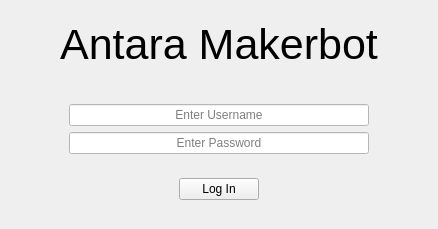
      <widget class="QWidget" name="login_page">
       <layout class="QGridLayout" name="gridLayout_25">
        <item row="0" column="1">
         <widget class="QFrame" name="login_frame">
          <property name="sizePolicy">
           <sizepolicy hsizetype="MinimumExpanding" vsizetype="Minimum">
            <horstretch>0</horstretch>
            <verstretch>0</verstretch>
           </sizepolicy>
          </property>
          <property name="minimumSize">
           <size>
            <width>0</width>
            <height>0</height>
           </size>
          </property>
          <property name="maximumSize">
           <size>
            <width>550</width>
            <height>710</height>
           </size>
          </property>
          <property name="styleSheet">
           <string notr="true"/>
          </property>
          <property name="frameShape">
           <enum>QFrame::NoFrame</enum>
          </property>
          <property name="frameShadow">
           <enum>QFrame::Raised</enum>
          </property>
          <layout class="QVBoxLayout" name="verticalLayout">
           <item>
            <widget class="QLabel" name="login_lbl">
             <property name="font">
              <font>
               <pointsize>32</pointsize>
              </font>
             </property>
             <property name="text">
              <string>Antara Makerbot</string>
             </property>
             <property name="alignment">
              <set>Qt::AlignCenter</set>
             </property>
            </widget>
           </item>
           <item>
            <widget class="QLabel" name="login_image_lbl">
             <property name="sizePolicy">
              <sizepolicy hsizetype="Preferred" vsizetype="MinimumExpanding">
               <horstretch>0</horstretch>
               <verstretch>0</verstretch>
              </sizepolicy>
             </property>
             <property name="minimumSize">
              <size>
               <width>0</width>
               <height>0</height>
              </size>
             </property>
             <property name="text">
              <string>&lt;html&gt;&lt;head/&gt;&lt;body&gt;&lt;p&gt;&lt;img src=&quot;:/300/img/300/kmd.png&quot;/&gt;&lt;/p&gt;&lt;/body&gt;&lt;/html&gt;</string>
             </property>
             <property name="alignment">
              <set>Qt::AlignCenter</set>
             </property>
            </widget>
           </item>
           <item>
            <widget class="QFrame" name="login_inputs_frame">
             <property name="styleSheet">
              <string notr="true">background-color: rgba(255, 255, 255, 0);</string>
             </property>
             <property name="frameShape">
              <enum>QFrame::NoFrame</enum>
             </property>
             <property name="frameShadow">
              <enum>QFrame::Raised</enum>
             </property>
             <layout class="QGridLayout" name="gridLayout_27">
              <item row="1" column="0">
               <widget class="QLineEdit" name="password_input">
                <property name="maximumSize">
                 <size>
                  <width>16777215</width>
                  <height>35</height>
                 </size>
                </property>
                <property name="palette">
                 <palette>
                  <active>
                   <colorrole role="WindowText">
                    <brush brushstyle="SolidPattern">
                     <color alpha="255">
                      <red>0</red>
                      <green>0</green>
                      <blue>0</blue>
                     </color>
                    </brush>
                   </colorrole>
                   <colorrole role="Button">
                    <brush brushstyle="SolidPattern">
                     <color alpha="255">
                      <red>255</red>
                      <green>255</green>
                      <blue>255</blue>
                     </color>
                    </brush>
                   </colorrole>
                   <colorrole role="Text">
                    <brush brushstyle="SolidPattern">
                     <color alpha="255">
                      <red>0</red>
                      <green>0</green>
                      <blue>0</blue>
                     </color>
                    </brush>
                   </colorrole>
                   <colorrole role="ButtonText">
                    <brush brushstyle="SolidPattern">
                     <color alpha="255">
                      <red>0</red>
                      <green>0</green>
                      <blue>0</blue>
                     </color>
                    </brush>
                   </colorrole>
                   <colorrole role="Base">
                    <brush brushstyle="SolidPattern">
                     <color alpha="255">
                      <red>255</red>
                      <green>255</green>
                      <blue>255</blue>
                     </color>
                    </brush>
                   </colorrole>
                   <colorrole role="Window">
                    <brush brushstyle="SolidPattern">
                     <color alpha="255">
                      <red>255</red>
                      <green>255</green>
                      <blue>255</blue>
                     </color>
                    </brush>
                   </colorrole>
                  </active>
                  <inactive>
                   <colorrole role="WindowText">
                    <brush brushstyle="SolidPattern">
                     <color alpha="255">
                      <red>0</red>
                      <green>0</green>
                      <blue>0</blue>
                     </color>
                    </brush>
                   </colorrole>
                   <colorrole role="Button">
                    <brush brushstyle="SolidPattern">
                     <color alpha="255">
                      <red>255</red>
                      <green>255</green>
                      <blue>255</blue>
                     </color>
                    </brush>
                   </colorrole>
                   <colorrole role="Text">
                    <brush brushstyle="SolidPattern">
                     <color alpha="255">
                      <red>0</red>
                      <green>0</green>
                      <blue>0</blue>
                     </color>
                    </brush>
                   </colorrole>
                   <colorrole role="ButtonText">
                    <brush brushstyle="SolidPattern">
                     <color alpha="255">
                      <red>0</red>
                      <green>0</green>
                      <blue>0</blue>
                     </color>
                    </brush>
                   </colorrole>
                   <colorrole role="Base">
                    <brush brushstyle="SolidPattern">
                     <color alpha="255">
                      <red>255</red>
                      <green>255</green>
                      <blue>255</blue>
                     </color>
                    </brush>
                   </colorrole>
                   <colorrole role="Window">
                    <brush brushstyle="SolidPattern">
                     <color alpha="255">
                      <red>255</red>
                      <green>255</green>
                      <blue>255</blue>
                     </color>
                    </brush>
                   </colorrole>
                  </inactive>
                  <disabled>
                   <colorrole role="WindowText">
                    <brush brushstyle="SolidPattern">
                     <color alpha="255">
                      <red>0</red>
                      <green>0</green>
                      <blue>0</blue>
                     </color>
                    </brush>
                   </colorrole>
                   <colorrole role="Button">
                    <brush brushstyle="SolidPattern">
                     <color alpha="255">
                      <red>255</red>
                      <green>255</green>
                      <blue>255</blue>
                     </color>
                    </brush>
                   </colorrole>
                   <colorrole role="Text">
                    <brush brushstyle="SolidPattern">
                     <color alpha="255">
                      <red>0</red>
                      <green>0</green>
                      <blue>0</blue>
                     </color>
                    </brush>
                   </colorrole>
                   <colorrole role="ButtonText">
                    <brush brushstyle="SolidPattern">
                     <color alpha="255">
                      <red>0</red>
                      <green>0</green>
                      <blue>0</blue>
                     </color>
                    </brush>
                   </colorrole>
                   <colorrole role="Base">
                    <brush brushstyle="SolidPattern">
                     <color alpha="255">
                      <red>255</red>
                      <green>255</green>
                      <blue>255</blue>
                     </color>
                    </brush>
                   </colorrole>
                   <colorrole role="Window">
                    <brush brushstyle="SolidPattern">
                     <color alpha="255">
                      <red>255</red>
                      <green>255</green>
                      <blue>255</blue>
                     </color>
                    </brush>
                   </colorrole>
                  </disabled>
                 </palette>
                </property>
                <property name="styleSheet">
                 <string notr="true">background-color: rgb(255, 255, 255);
color: rgb(0, 0, 0);</string>
                </property>
                <property name="echoMode">
                 <enum>QLineEdit::Password</enum>
                </property>
                <property name="alignment">
                 <set>Qt::AlignCenter</set>
                </property>
                <property name="placeholderText">
                 <string>Enter Password</string>
                </property>
               </widget>
              </item>
              <item row="0" column="0">
               <widget class="QLineEdit" name="username_input">
                <property name="maximumSize">
                 <size>
                  <width>16777215</width>
                  <height>35</height>
                 </size>
                </property>
                <property name="palette">
                 <palette>
                  <active>
                   <colorrole role="WindowText">
                    <brush brushstyle="SolidPattern">
                     <color alpha="255">
                      <red>0</red>
                      <green>0</green>
                      <blue>0</blue>
                     </color>
                    </brush>
                   </colorrole>
                   <colorrole role="Button">
                    <brush brushstyle="SolidPattern">
                     <color alpha="255">
                      <red>255</red>
                      <green>255</green>
                      <blue>255</blue>
                     </color>
                    </brush>
                   </colorrole>
                   <colorrole role="Text">
                    <brush brushstyle="SolidPattern">
                     <color alpha="255">
                      <red>0</red>
                      <green>0</green>
                      <blue>0</blue>
                     </color>
                    </brush>
                   </colorrole>
                   <colorrole role="ButtonText">
                    <brush brushstyle="SolidPattern">
                     <color alpha="255">
                      <red>0</red>
                      <green>0</green>
                      <blue>0</blue>
                     </color>
                    </brush>
                   </colorrole>
                   <colorrole role="Base">
                    <brush brushstyle="SolidPattern">
                     <color alpha="255">
                      <red>255</red>
                      <green>255</green>
                      <blue>255</blue>
                     </color>
                    </brush>
                   </colorrole>
                   <colorrole role="Window">
                    <brush brushstyle="SolidPattern">
                     <color alpha="255">
                      <red>255</red>
                      <green>255</green>
                      <blue>255</blue>
                     </color>
                    </brush>
                   </colorrole>
                  </active>
                  <inactive>
                   <colorrole role="WindowText">
                    <brush brushstyle="SolidPattern">
                     <color alpha="255">
                      <red>0</red>
                      <green>0</green>
                      <blue>0</blue>
                     </color>
                    </brush>
                   </colorrole>
                   <colorrole role="Button">
                    <brush brushstyle="SolidPattern">
                     <color alpha="255">
                      <red>255</red>
                      <green>255</green>
                      <blue>255</blue>
                     </color>
                    </brush>
                   </colorrole>
                   <colorrole role="Text">
                    <brush brushstyle="SolidPattern">
                     <color alpha="255">
                      <red>0</red>
                      <green>0</green>
                      <blue>0</blue>
                     </color>
                    </brush>
                   </colorrole>
                   <colorrole role="ButtonText">
                    <brush brushstyle="SolidPattern">
                     <color alpha="255">
                      <red>0</red>
                      <green>0</green>
                      <blue>0</blue>
                     </color>
                    </brush>
                   </colorrole>
                   <colorrole role="Base">
                    <brush brushstyle="SolidPattern">
                     <color alpha="255">
                      <red>255</red>
                      <green>255</green>
                      <blue>255</blue>
                     </color>
                    </brush>
                   </colorrole>
                   <colorrole role="Window">
                    <brush brushstyle="SolidPattern">
                     <color alpha="255">
                      <red>255</red>
                      <green>255</green>
                      <blue>255</blue>
                     </color>
                    </brush>
                   </colorrole>
                  </inactive>
                  <disabled>
                   <colorrole role="WindowText">
                    <brush brushstyle="SolidPattern">
                     <color alpha="255">
                      <red>0</red>
                      <green>0</green>
                      <blue>0</blue>
                     </color>
                    </brush>
                   </colorrole>
                   <colorrole role="Button">
                    <brush brushstyle="SolidPattern">
                     <color alpha="255">
                      <red>255</red>
                      <green>255</green>
                      <blue>255</blue>
                     </color>
                    </brush>
                   </colorrole>
                   <colorrole role="Text">
                    <brush brushstyle="SolidPattern">
                     <color alpha="255">
                      <red>0</red>
                      <green>0</green>
                      <blue>0</blue>
                     </color>
                    </brush>
                   </colorrole>
                   <colorrole role="ButtonText">
                    <brush brushstyle="SolidPattern">
                     <color alpha="255">
                      <red>0</red>
                      <green>0</green>
                      <blue>0</blue>
                     </color>
                    </brush>
                   </colorrole>
                   <colorrole role="Base">
                    <brush brushstyle="SolidPattern">
                     <color alpha="255">
                      <red>255</red>
                      <green>255</green>
                      <blue>255</blue>
                     </color>
                    </brush>
                   </colorrole>
                   <colorrole role="Window">
                    <brush brushstyle="SolidPattern">
                     <color alpha="255">
                      <red>255</red>
                      <green>255</green>
                      <blue>255</blue>
                     </color>
                    </brush>
                   </colorrole>
                  </disabled>
                 </palette>
                </property>
                <property name="styleSheet">
                 <string notr="true">background-color: rgb(255, 255, 255);
color: rgb(0, 0, 0);</string>
                </property>
                <property name="alignment">
                 <set>Qt::AlignCenter</set>
                </property>
                <property name="placeholderText">
                 <string>Enter Username</string>
                </property>
               </widget>
              </item>
             </layout>
            </widget>
           </item>
           <item>
            <widget class="QFrame" name="login_btn_frame">
             <property name="sizePolicy">
              <sizepolicy hsizetype="Minimum" vsizetype="Minimum">
               <horstretch>0</horstretch>
               <verstretch>0</verstretch>
              </sizepolicy>
             </property>
             <property name="styleSheet">
              <string notr="true"/>
             </property>
             <property name="frameShape">
              <enum>QFrame::NoFrame</enum>
             </property>
             <property name="frameShadow">
              <enum>QFrame::Raised</enum>
             </property>
             <layout class="QGridLayout" name="gridLayout_28">
              <item row="0" column="0">
               <widget class="QPushButton" name="login_btn">
                <property name="sizePolicy">
                 <sizepolicy hsizetype="Fixed" vsizetype="Fixed">
                  <horstretch>0</horstretch>
                  <verstretch>0</verstretch>
                 </sizepolicy>
                </property>
                <property name="maximumSize">
                 <size>
                  <width>16777215</width>
                  <height>35</height>
                 </size>
                </property>
                <property name="styleSheet">
                 <string notr="true"/>
                </property>
                <property name="text">
                 <string>Log In</string>
                </property>
                <property name="autoDefault">
                 <bool>false</bool>
                </property>
                <property name="flat">
                 <bool>false</bool>
                </property>
               </widget>
              </item>
             </layout>
            </widget>
           </item>
          </layout>
         </widget>
        </item>
        <item row="0" column="0">
         <spacer name="login_spacer_left">
          <property name="orientation">
           <enum>Qt::Horizontal</enum>
          </property>
          <property name="sizeType">
           <enum>QSizePolicy::Minimum</enum>
          </property>
          <property name="sizeHint" stdset="0">
           <size>
            <width>40</width>
            <height>20</height>
           </size>
          </property>
         </spacer>
        </item>
        <item row="0" column="2">
         <spacer name="login_spacer_right">
          <property name="orientation">
           <enum>Qt::Horizontal</enum>
          </property>
          <property name="sizeType">
           <enum>QSizePolicy::Minimum</enum>
          </property>
          <property name="sizeHint" stdset="0">
           <size>
            <width>40</width>
            <height>20</height>
           </size>
          </property>
         </spacer>
        </item>
       </layout>
      </widget>
